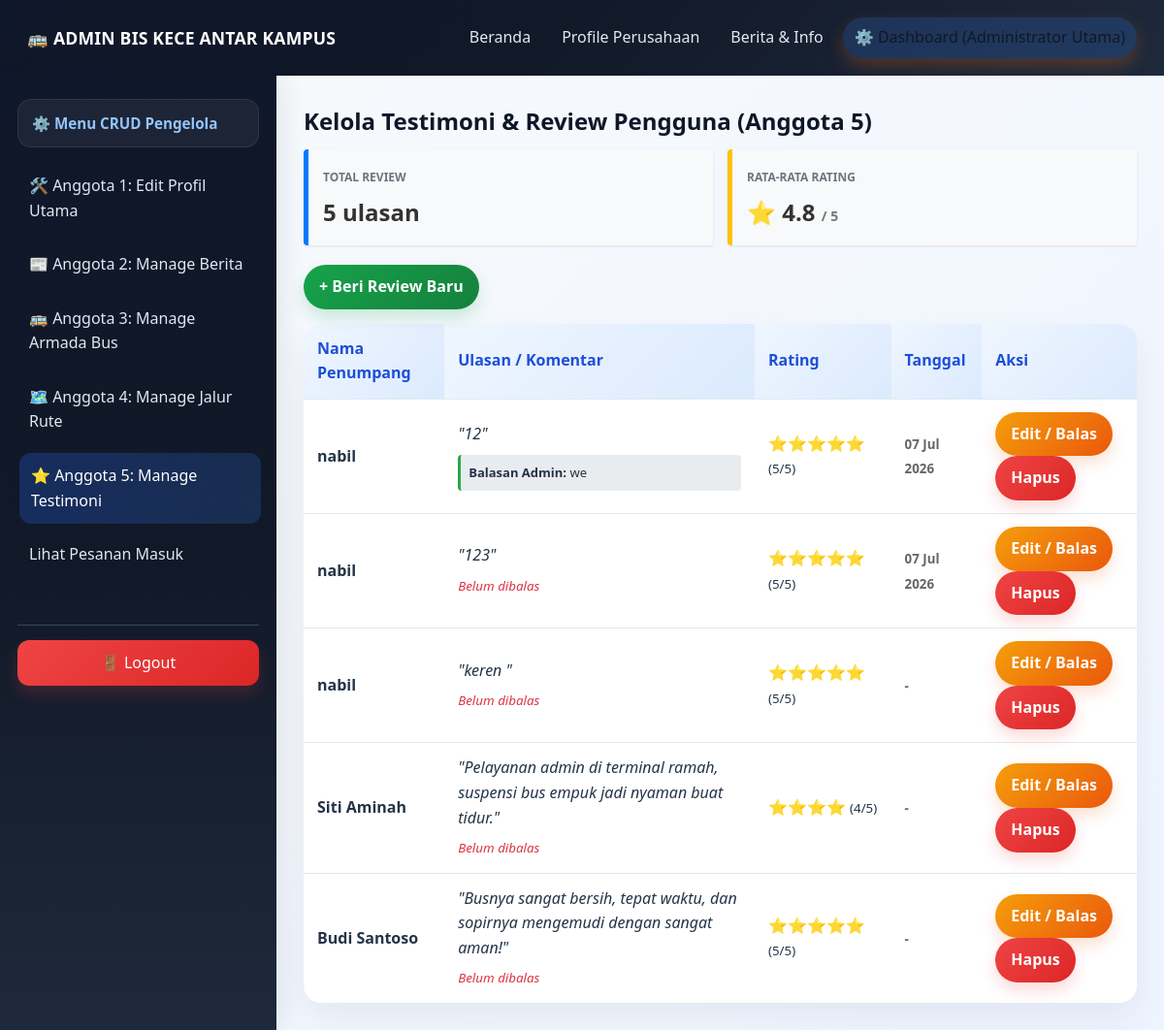
The page /dashboard.php?menu=testimoni (signed in) on the database its author committed.
### tables this page shows
CREATE TABLE `tabel_profile` (
  `id` int(11) NOT NULL,
  `nama_pt` varchar(100) NOT NULL,
  `visi` text NOT NULL,
  `misi` text NOT NULL,
  `deskripsi` text NOT NULL
);

CREATE TABLE `tabel_testimoni` (
  `id_testi` int(11) NOT NULL,
  `nama_user` varchar(100) NOT NULL,
  `komentar` text NOT NULL,
  `rating` int(11) NOT NULL,
  `tgl` date DEFAULT NULL,
  `status` varchar(20) NOT NULL DEFAULT 'aktif',
  `balasan_admin` text DEFAULT NULL
);

### dashboard/manage_testimoni.php (the view, shortened to what this page needs)
<h2>Kelola Testimoni & Review Pengguna (Anggota 5)</h2>
<?php if ($aksi == 'tampil') {
    $total_res = mysqli_fetch_assoc(mysqli_query($koneksi, "SELECT COUNT(*) as total, AVG(rating) as rata_rata FROM tabel_testimoni"));
    $rating_rata = round($total_res['rata_rata'], 1);
    ?>
    <div style="display: flex; gap: 15px; margin-bottom: 20px;">
        <div style="flex: 1; background: #f8f9fa; padding: 15px; border-left: 5px solid #007bff; border-radius: 4px; box-shadow: 0 1px 3px rgba(0,0,0,0.1);">
            <span style="font-size: 12px; color: #6c757d; font-weight: bold; text-transform: uppercase;">Total Review</span>
            <h3 style="margin: 5px 0 0 0; font-size: 24px; color: #333;"><?= $total_res['total'] ?> ulasan</h3>
        </div>
        <div style="flex: 1; background: #f8f9fa; padding: 15px; border-left: 5px solid #ffc107; border-radius: 4px; box-shadow: 0 1px 3px rgba(0,0,0,0.1);">
            <span style="font-size: 12px; color: #6c757d; font-weight: bold; text-transform: uppercase;">Rata-rata Rating</span>
            <h3 style="margin: 5px 0 0 0; font-size: 24px; color: #333;">⭐ <?= $rating_rata > 0 ? $rating_rata : '0' ?> <small style="font-size:14px; color:#777;">/ 5</small></h3>
        </div>
    </div>
    <div style="margin-bottom: 15px; display: flex; justify-content: space-between; align-items: center;">
        <a href="dashboard.php?menu=testimoni&aksi=tambah" class="btn btn-green">+ Beri Review Baru</a>
    </div>
    <table>
        <tr>
            <th>Nama Penumpang</th>
            <th>Ulasan / Komentar</th>
            <th>Rating</th>
            <th>Tanggal</th>
            <th>Aksi</th>
        </tr>
        <?php
        $q = mysqli_query($koneksi, "SELECT * FROM tabel_testimoni ORDER BY id_testi DESC");
        while ($d = mysqli_fetch_array($q)) {
            ?>
            <tr>
                <td><strong><?= htmlspecialchars($d['nama_user']) ?></strong></td>
                <td>
                    <em>"<?= htmlspecialchars($d['komentar']) ?>"</em>
                    <?php if (!empty($d['balasan_admin'])) { ?>
                        <div style="margin-top: 8px; padding: 8px; background: #e9ecef; border-left: 3px solid #28a745; border-radius: 4px; font-size: 13px;">
                            <strong>Balasan Admin:</strong> <span><?= htmlspecialchars($d['balasan_admin']) ?></span>
                        </div>
                    <?php } else { ?>
                        <div style="margin-top: 5px;">
                            <small style="color: #dc3545; font-style: italic;">Belum dibalas</small>
                        </div>
                    <?php } ?>
                </td>
                <td>
                    <span style="color: #ffc107;">
                        <?= str_repeat('⭐', $d['rating']) ?>
                    </span>
                    <small>(<?= $d['rating'] ?>/5)</small>
                </td>
                <td>
                    <small style="color: #666; font-weight: bold;">
                        <?= (isset($d['tgl']) && !empty($d['tgl'])) ? date('d M Y', strtotime($d['tgl'])) : '-' ?>
                    </small>
                </td>
                <td>
                    <a href="dashboard.php?menu=testimoni&aksi=edit&id=<?= $d['id_testi'] ?>" class="btn btn-yellow">Edit / Balas</a>
                    <a href="dashboard.php?menu=testimoni&aksi=hapus&id=<?= $d['id_testi'] ?>" class="btn btn-red" onclick="return confirm('Hapus testimoni dari <?= htmlspecialchars($d['nama_user']) ?>?')">Hapus</a>
                </td>
            </tr>
        <?php } ?>
    </table>
<?php } ?>

### komponen/navbar.php
<?php
include 'koneksi/koneksi.php';
$profile_pt = mysqli_fetch_assoc(mysqli_query($koneksi, "SELECT * FROM tabel_profile WHERE id=1"));
$current_page = basename($_SERVER['PHP_SELF']);
?>
<div class="navbar">
    <div class="logo">🚌 <?= $profile_pt['nama_pt'] ?></div>
    <ul>
        <li><a href="index.php" class="<?= $current_page=='index.php'?'active':'' ?>">Beranda</a></li>
        <li><a href="profile.php" class="<?= $current_page=='profile.php'?'active':'' ?>">Profile Perusahaan</a></li>
        <li><a href="berita.php" class="<?= $current_page=='berita.php'?'active':'' ?>">Berita & Info</a></li>
        <li>
            <?php if(isset($_SESSION['login'])) { ?>
                <a href="dashboard.php" class="btn-dash <?= $current_page=='dashboard.php'?'active':'' ?>">⚙️ Dashboard (<?= $_SESSION['nama_lengkap'] ?>)</a>
            <?php } else { ?>
                <a href="login.php" class="btn-dash">🔑 Login Admin</a>
            <?php } ?>
        </li>
    </ul>
</div>

### css/style.css (style rules this page uses)
* { box-sizing: border-box; }
body { margin: 0; font-family: 'Segoe UI', Arial, sans-serif; background: linear-gradient(135deg, #f5f7fb 0%, #eef4ff 100%); color: #243447; line-height: 1.6; }
a { text-decoration: none; color: inherit; }
.btn { display: inline-block; padding: 11px 18px; border-radius: 999px; font-weight: 600; transition: transform 0.2s ease, box-shadow 0.2s ease; }
.navbar { display: flex; justify-content: space-between; align-items: center; padding: 18px 28px; background: linear-gradient(135deg, #0f172a 0%, #111827 45%, #1e293b 100%); color: white; box-shadow: 0 10px 30px rgba(15, 23, 42, 0.16); }
.navbar .logo { font-size: 1.1rem; font-weight: 700; color: #fff; letter-spacing: 0.2px; }
.navbar ul { display: flex; flex-wrap: wrap; gap: 8px; list-style: none; margin: 0; padding: 0; }
.navbar ul li a { display: inline-block; padding: 8px 12px; border-radius: 999px; color: #e2e8f0; font-weight: 500; transition: all 0.2s ease; }
.navbar ul li a:hover, .navbar ul li a.active { background: rgba(59, 130, 246, 0.2); color: white; }
.btn-dash { background: linear-gradient(135deg, #f59e0b, #f97316); color: #111827 !important; font-weight: 700; box-shadow: 0 8px 18px rgba(249, 115, 22, 0.25); }
.dash-content > h2, .dash-content h2 { margin-top: 0; margin-bottom: 10px; color: #0f172a; font-size: 1.5rem; }
.dash-content .btn, .btn { display: inline-block; padding: 10px 16px; border-radius: 999px; font-weight: 600; border: none; cursor: pointer; transition: transform 0.2s ease, box-shadow 0.2s ease; }
.btn-green { background: linear-gradient(135deg, #16a34a, #15803d); color: white; box-shadow: 0 8px 16px rgba(22, 163, 74, 0.2); }
.btn-yellow { background: linear-gradient(135deg, #f59e0b, #ea580c); color: white; box-shadow: 0 8px 16px rgba(234, 88, 12, 0.18); }
.btn-red { background: linear-gradient(135deg, #ef4444, #dc2626); color: white; box-shadow: 0 8px 16px rgba(239, 68, 68, 0.2); }
.dash-content table { width: 100%; border-collapse: separate; border-spacing: 0; background: white; border-radius: 18px; overflow: hidden; box-shadow: 0 16px 35px rgba(15, 23, 42, 0.06); }
.dash-content table th, .dash-content table td { padding: 13px 14px; border-bottom: 1px solid #e2e8f0; text-align: left; }
.dash-content table th { background: linear-gradient(135deg, #eff6ff, #dbeafe); color: #1d4ed8; font-weight: 700; }
.dash-content table tr:last-child td { border-bottom: none; }

### rows shown on the page
tabel_profile: nama_pt "ADMIN BIS KECE ANTAR KAMPUS"
tabel_testimoni: nama_user "nabil", komentar "12", balasan_admin "we", rating "⭐⭐⭐⭐⭐", rating "5", tgl "07 Jul 2026"
tabel_testimoni: nama_user "nabil", komentar "123", shows "Belum dibalas", rating "⭐⭐⭐⭐⭐", rating "5", tgl "07 Jul 2026"
tabel_testimoni: nama_user "nabil", komentar "keren", shows "Belum dibalas", rating "⭐⭐⭐⭐⭐", rating "5"
tabel_testimoni: nama_user "Siti Aminah", komentar "Pelayanan admin di terminal ramah, suspensi bus empuk jadi nyaman buat tidur.", shows "Belum dibalas", rating "⭐⭐⭐⭐", rating "4"
tabel_testimoni: nama_user "Budi Santoso", komentar "Busnya sangat bersih, tepat waktu, dan sopirnya mengemudi dengan sangat aman!", shows "Belum dibalas", rating "⭐⭐⭐⭐⭐", rating "5"

### other values the page prints
$_SESSION['nama_lengkap'] "Administrator Utama"
$total_res['total'] "5"
$rating_rata "4.8"
